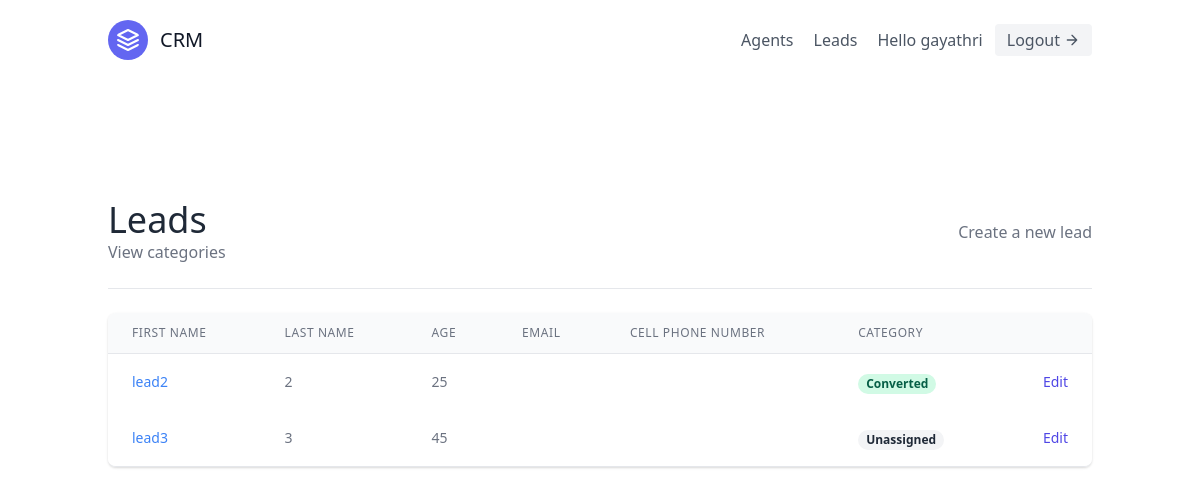
Before: /leads/ (signed in) with the older database file.
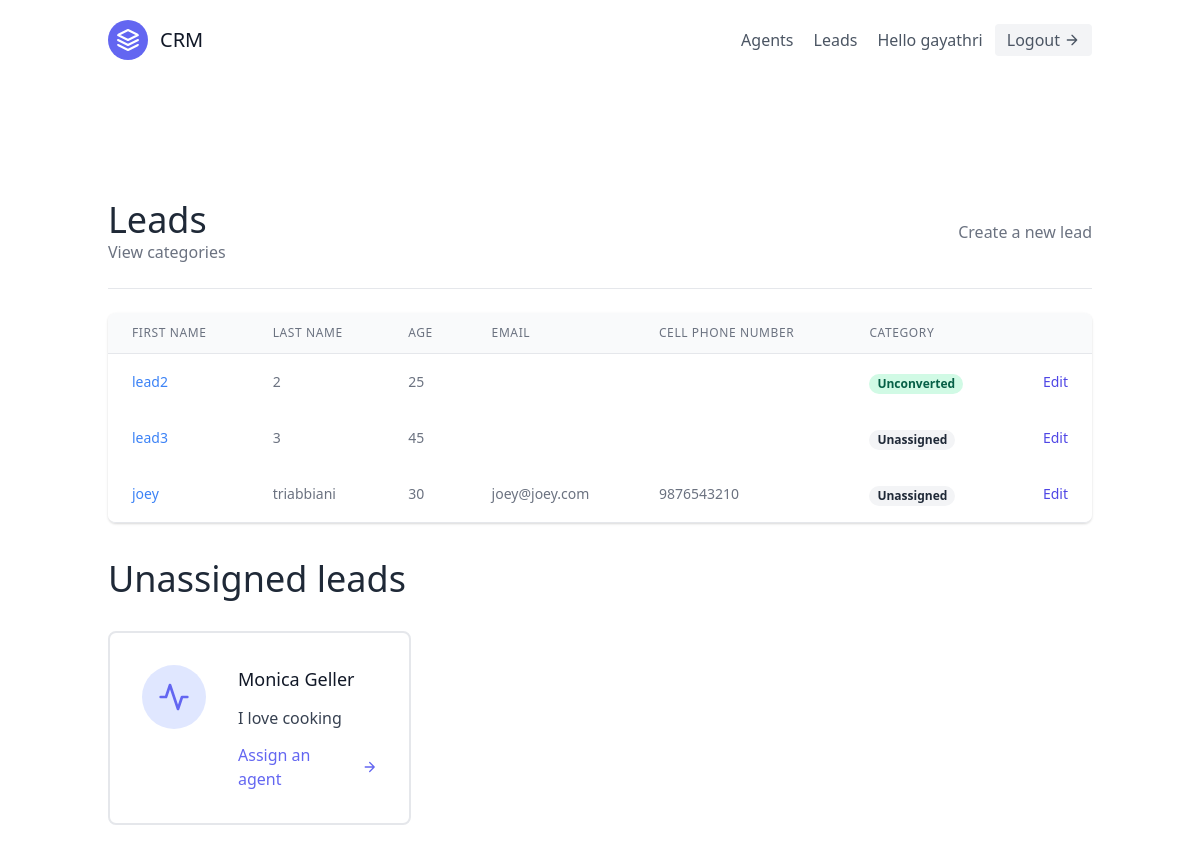
After: the same page with the newer database file.
### leads/models.py (models this page shows, shortened)
class User(AbstractUser):
    is_organiser = models.BooleanField(default=True)
    is_agent = models.BooleanField(default=False)

class Lead(models.Model):
    first_name = models.CharField(max_length=20)
    last_name = models.CharField(max_length=20)
    age = models.IntegerField(default=0)
    organisation = models.ForeignKey(UserProfile, on_delete=models.CASCADE )
    agent = models.ForeignKey(Agent , on_delete = models.SET_NULL, blank=True, null= True)
    description = models.TextField()
    date_added = models.DateTimeField(auto_now_add = True)
    phone_number = models.CharField(max_length=20)
    email = models.EmailField()
    category = models.ForeignKey("Category" ,related_name= "leads", on_delete=models.SET_NULL, null = True , blank = True)

class Category(models.Model):
    name = models.CharField(max_length=30)
    organisation = models.ForeignKey(UserProfile, on_delete=models.CASCADE)

### leads/views.py (the view)
# urls.py: path('', LeadListView.as_view(), name = "lead-list"),
class LeadListView(LoginRequiredMixin, ListView):
    template_name = "leads/lead_list.html"
    context_object_name = "leads"
    def get_queryset(self):
        user = self.request.user
        if user.is_organiser:
            queryset = Lead.objects.filter(
                organisation = user.userprofile ,
                agent__isnull =  False
                )
        else:
            queryset = Lead.objects.filter(
                organisation = user.agent.organisation,
                agent__isnull = False
                )
            queryset = queryset.filter(agent__user = user)
        return queryset
    def get_context_data(self, **kwargs):
        user = self.request.user
        context = super(LeadListView,self).get_context_data(**kwargs)
        if user.is_organiser:
            queryset = Lead.objects.filter(
                organisation =  user.userprofile,
             agent__isnull = True
             )
            context.update({
                "unassigned_leads": queryset
            }
            )
        return context

### leads/templates/leads/lead_list.html (shortened to what this page needs)
{% extends "base.html" %}
{% block content %}
<section class="text-gray-700 body-font">
    <div class="container px-5 py-24 mx-auto flex flex-wrap">
        <div class="w-full mb-6 py-6 flex justify-between items-center border-b border-gray-200">
            <div>
                <h1 class="text-4xl text-gray-800">Leads</h1>
                <a class="text-gray-500 hover:text-blue-500" href="{% url 'leads:category-list' %}">
                    View categories
                </a>
            </div>
            {% if request.user.is_organiser %}
            <div>
                <a class="text-gray-500 hover:text-blue-500" href="{% url 'leads:lead-create' %}">
                    Create a new lead
                </a>
            </div>
            {% endif %}
        </div>
        <div class="flex flex-col w-full">
            <div class="-my-2 overflow-x-auto sm:-mx-6 lg:-mx-8">
            <div class="py-2 align-middle inline-block min-w-full sm:px-6 lg:px-8">
                <div class="shadow overflow-hidden border-b border-gray-200 sm:rounded-lg">
                <table class="min-w-full divide-y divide-gray-200">
                    <thead class="bg-gray-50">
                        <tr>
                            <th scope="col" class="px-6 py-3 text-left text-xs font-medium text-gray-500 uppercase tracking-wider">
                            First Name
                            </th>
                            <th scope="col" class="px-6 py-3 text-left text-xs font-medium text-gray-500 uppercase tracking-wider">
                            Last Name
                            </th>
                            <th scope="col" class="px-6 py-3 text-left text-xs font-medium text-gray-500 uppercase tracking-wider">
                            Age
                            </th>
                            <th scope="col" class="px-6 py-3 text-left text-xs font-medium text-gray-500 uppercase tracking-wider">
                            Email
                            </th>
                            <th scope="col" class="px-6 py-3 text-left text-xs font-medium text-gray-500 uppercase tracking-wider">
                            Cell Phone Number
                            </th>
                            <th scope="col" class="px-6 py-3 text-left text-xs font-medium text-gray-500 uppercase tracking-wider">
                            Category
                            </th>
                            <th scope="col" class="relative px-6 py-3">
                            </th>
                        </tr>
                    </thead>
                    <tbody>
                        {% for lead in leads %}
                            <tr class="bg-white">
                                <td class="px-6 py-4 whitespace-nowrap text-sm font-medium text-gray-900">
                                    <a class="text-blue-500 hover:text-blue-800" href="{% url 'leads:lead-detail' lead.pk %}">{{ lead.first_name }}</a>
                                </td>
                                <td class="px-6 py-4 whitespace-nowrap text-sm text-gray-500">
                                    {{ lead.last_name }}
                                </td>
                                <td class="px-6 py-4 whitespace-nowrap text-sm text-gray-500">
                                    {{ lead.age }}
                                </td>
                                <td class="px-6 py-4 whitespace-nowrap text-sm text-gray-500">
                                    {{ lead.email }}
                                </td>
                                <td class="px-6 py-4 whitespace-nowrap text-sm text-gray-500">
                                    {{ lead.phone_number }}
                                </td>
                                <td class="px-6 py-4 whitespace-nowrap">
                                    {% if lead.category %}
                                        <span class="px-2 inline-flex text-xs leading-5 font-semibold rounded-full bg-green-100 text-green-800">
                                            {{ lead.category.name }}
                                        </span>
                                    {% else %}
                                        <span class="px-2 inline-flex text-xs leading-5 font-semibold rounded-full bg-gray-100 text-gray-800">
                                            Unassigned
                                        </span>
                                    {% endif %}
                                </td>
                                <td class="px-6 py-4 whitespace-nowrap text-right text-sm font-medium">
                                    <a href="{% url 'leads:lead-update' lead.pk %}" class="text-indigo-600 hover:text-indigo-900">
                                        Edit
                                    </a>
                                </td>
                            </tr>
                        {% empty %}
                        <p>There are currently no leads</p>
                        {% endfor %}
                    </tbody>
                </table>
                </div>
            </div>
            </div>
        </div>
        {% if unassigned_leads.exists %}
            <div class="mt-5 flex flex-wrap -m-4">
                <div class="p-4 w-full">
                    <h1 class="text-4xl text-gray-800">Unassigned leads</h1>
                </div>
                {% for lead in unassigned_leads %}
                <div class="p-4 lg:w-1/2 md:w-full">
                    <div class="flex border-2 rounded-lg border-gray-200 p-8 sm:flex-row flex-col">
                        <div class="w-16 h-16 sm:mr-8 sm:mb-0 mb-4 inline-flex items-center justify-center rounded-full bg-indigo-100 text-indigo-500 flex-shrink-0">
                            <svg fill="none" stroke="currentColor" stroke-linecap="round" stroke-linejoin="round" stroke-width="2" class="w-8 h-8" viewBox="0 0 24 24">
                                <path d="M22 12h-4l-3 9L9 3l-3 9H2"></path>
                            </svg>
                        </div>
                        <div class="flex-grow">
                            <h2 class="text-gray-900 text-lg title-font font-medium mb-3">
                                {{ lead.first_name }} {{ lead.last_name }}
                            </h2>
                            <p class="leading-relaxed text-base">
                                {{ lead.description }}
                            </p>
                            <a href="{% url 'leads:assign-agent' lead.pk %}" class="mt-3 text-indigo-500 inline-flex items-center">
                                Assign an agent
                                <svg fill="none" stroke="currentColor" stroke-linecap="round" stroke-linejoin="round" stroke-width="2" class="w-4 h-4 ml-2" viewBox="0 0 24 24">
                                    <path d="M5 12h14M12 5l7 7-7 7"></path>
                                </svg>
                            </a>
                        </div>
                    </div>
                </div>
                {% endfor %}
            </div>
        {% endif %}
    </div>
</section>
{% endblock content %}

### templates/base.html (shortened to what this page needs)
{% load static %}
<!DOCTYPE html>
<html lang ="en">
    <head>
        <link href="https://unpkg.com/tailwindcss@^2/dist/tailwind.min.css" rel="stylesheet">
    </head>
    <body>
    <div class = "max-w-7xl mx-auto ">
        {% include 'navbar.html' %}
        {% block content %}
        {% endblock %}
    </div>
    </body>
</html>

### templates/navbar.html (shortened to what this page needs)
<header class="text-gray-600 body-font">
    <div class="container mx-auto flex flex-wrap p-5 flex-col md:flex-row items-center">
      <a class="flex title-font font-medium items-center text-gray-900 mb-4 md:mb-0">
        <svg xmlns="http://www.w3.org/2000/svg" fill="none" stroke="currentColor" stroke-linecap="round" stroke-linejoin="round" stroke-width="2" class="w-10 h-10 text-white p-2 bg-indigo-500 rounded-full" viewBox="0 0 24 24">
          <path d="M12 2L2 7l10 5 10-5-10-5zM2 17l10 5 10-5M2 12l10 5 10-5"></path>
        </svg>
        <span class="ml-3 text-xl">CRM</span>
      </a>
      <nav class="md:ml-auto flex flex-wrap items-center text-base justify-center">
        {% if not request.user.is_authenticated %}
        <a href = "{% url 'signup' %}" class="mr-5 hover:text-gray-900">Sign Up</a>
        {% else %}
        {% if request.user.is_organiser %}
        <a href = "{% url 'agents:agent-list' %}" class="mr-5 hover:text-gray-900">Agents</a>
        {% endif %}
        <a href = "{% url 'leads:lead-list' %}" class="mr-5 hover:text-gray-900">Leads</a>
        {% endif %}
      </nav>
      {% if request.user.is_authenticated %}
      <p>Hello {{ request.user.username }}</p>
      <a href = "{% url 'logout' %}" class="ml-3 inline-flex items-center bg-gray-100 border-0 py-1 px-3 focus:outline-none hover:bg-gray-200 rounded text-base mt-4 md:mt-0">
        Logout
      <svg fill="none" stroke="currentColor" stroke-linecap="round" stroke-linejoin="round" stroke-width="2" class="w-4 h-4 ml-1" viewBox="0 0 24 24">
        <path d="M5 12h14M12 5l7 7-7 7"></path>
      </svg>
  </a>
    {% endif %}
    </div>
  </header>

Changed rows visible on the page:
changed Lead "lead2": category.name "Converted" → "Unconverted"
added Lead: first_name "joey", last_name "triabbiani", age "30", email "joey@joey.com", phone_number "9876543210", shows "Unassigned", shown under "Leads"
added Lead: first_name "Monica", last_name "Geller", description "I love cooking", shown under "Unassigned leads"
Other visible differences:
text now shown: "Unassigned leads"
